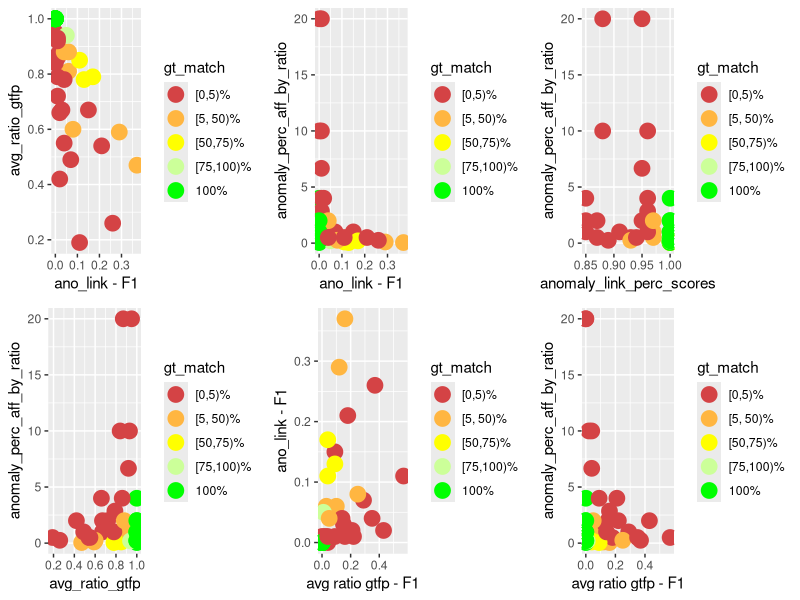
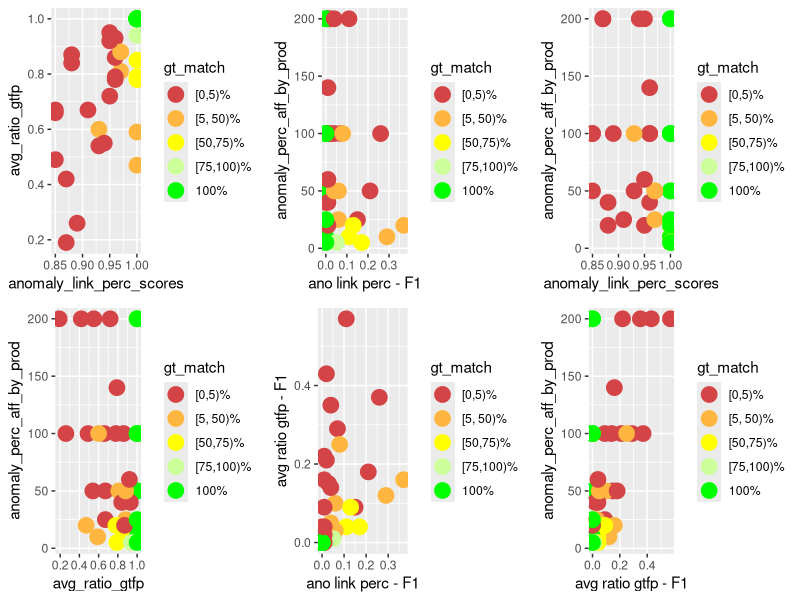
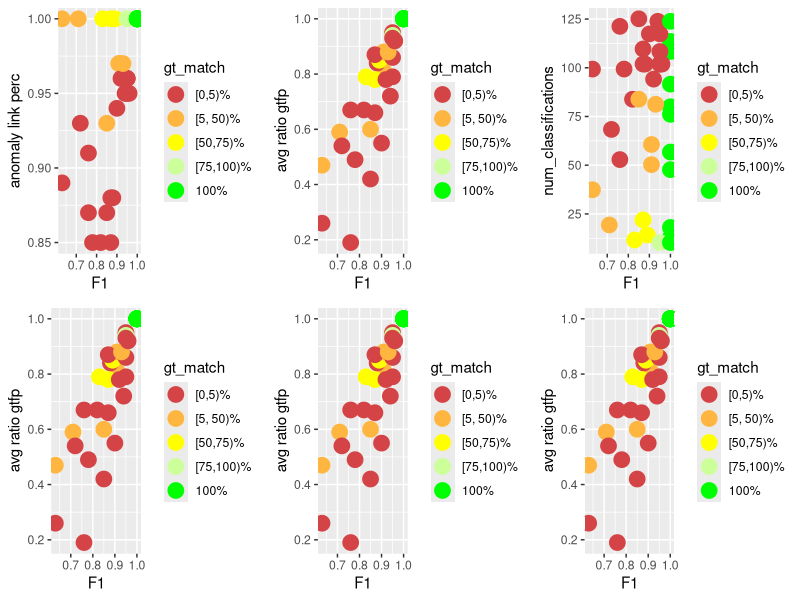
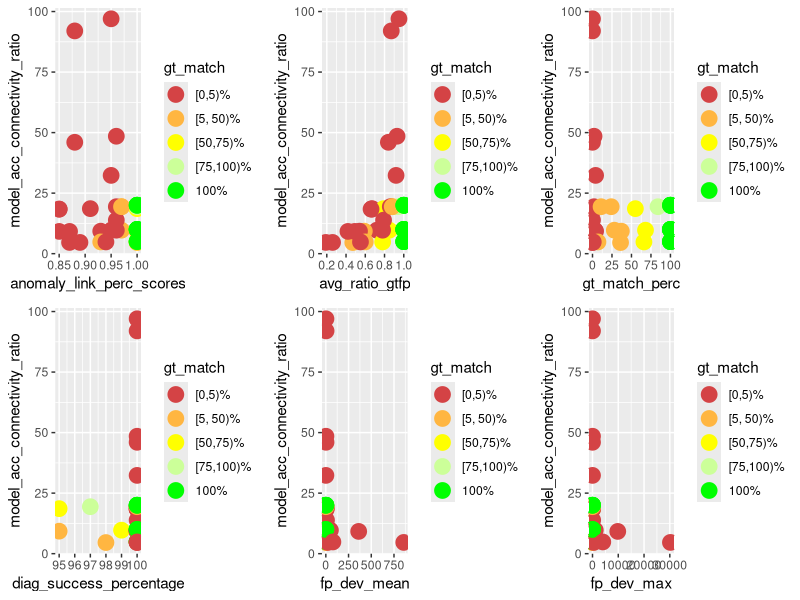
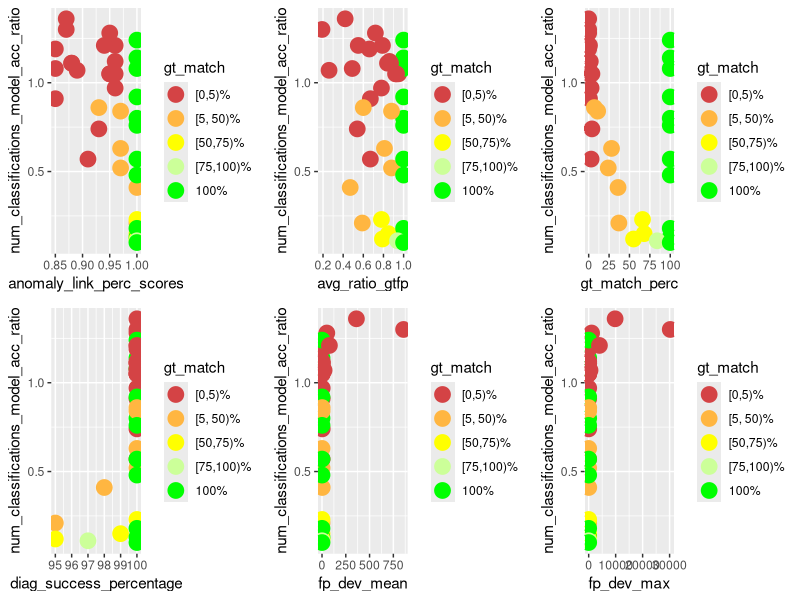
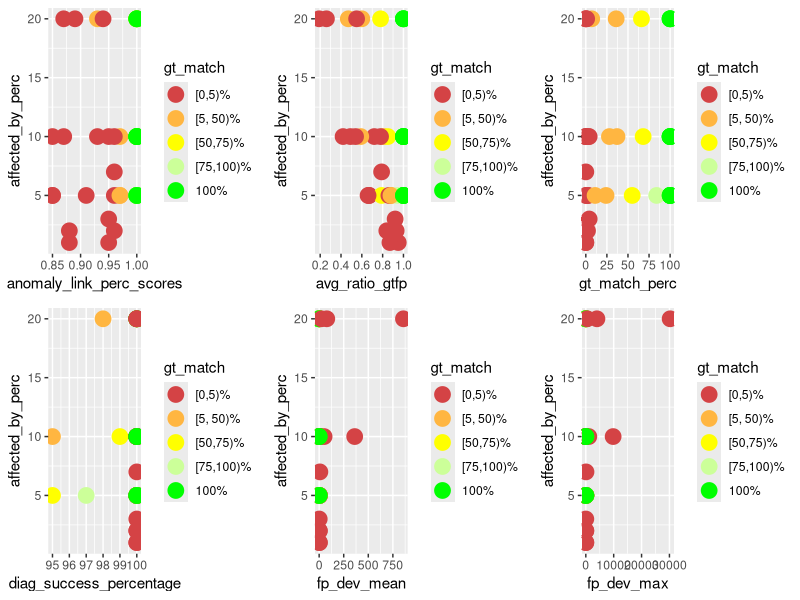
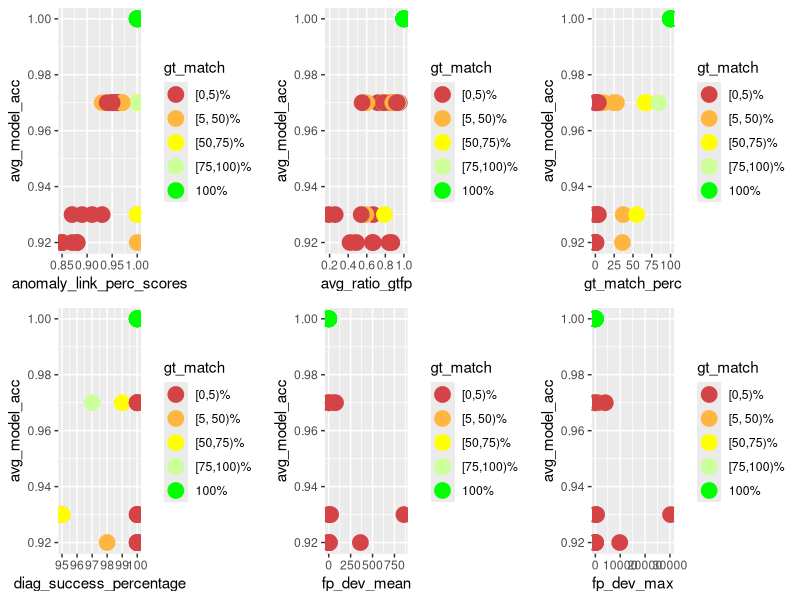
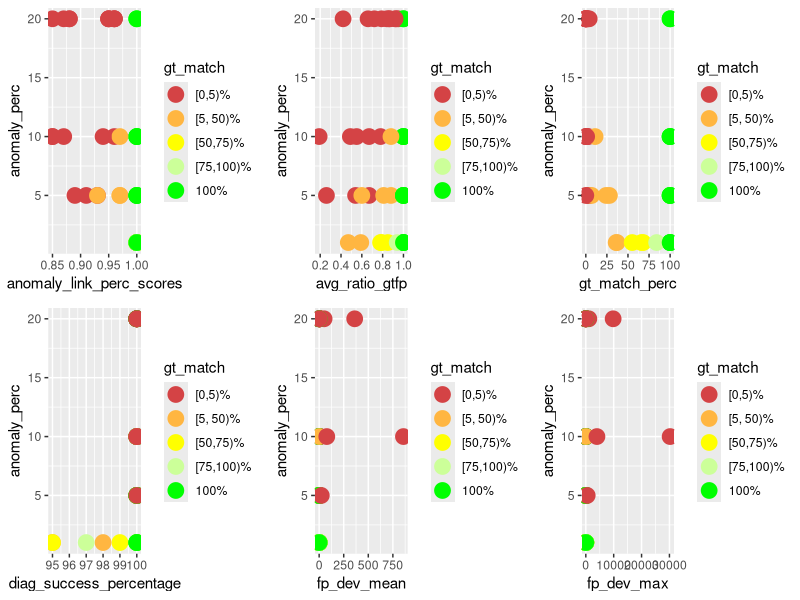

Write R code to recreate these figures, in order.
library(ggplot2)
library(gridExtra)
library(dplyr)

PT_DEF <- geom_point(size=5)
COLOR_VALS <- c("#d44345", "#ffb641", "#ffff00", "#ccff99", "#00ff00")

gen_multi_plot_six <- function(
        pp1, pp2, pp3, pp4, pp5, pp6,
        y1, y2, y3, y4, y5, y6,
        x1, x2, x3, x4, x5, x6,
        filename
    ) {
    fpp1 <- pp1 + PT_DEF + xlab(x1) + ylab(y1) + scale_color_manual(values = color_mapping)
    fpp2 <- pp2 + PT_DEF + xlab(x2) + ylab(y2) + scale_color_manual(values = color_mapping)
    fpp3 <- pp3 + PT_DEF + xlab(x3) + ylab(y3) + scale_color_manual(values = color_mapping)
    fpp4 <- pp4 + PT_DEF + xlab(x4) + ylab(y4) + scale_color_manual(values = color_mapping)
    fpp5 <- pp5 + PT_DEF + xlab(x5) + ylab(y5) + scale_color_manual(values = color_mapping)
    fpp6 <- pp6 + PT_DEF + xlab(x6) + ylab(y6) + scale_color_manual(values = color_mapping)
    combined_plot <- grid.arrange(fpp1, fpp2, fpp3, fpp4, fpp5, fpp6, ncol = 3)
    ggsave(combined_plot, file = filename, width = 12, height = 6)
}

gen_multi_plot_two <- function(
        pp1, pp2, y1, y2, x1, x2, filename
    ) {
    fpp1 <- pp1 + PT_DEF + xlab(x1) + ylab(y1) + scale_color_manual(values = color_mapping)
    fpp2 <- pp2 + PT_DEF + xlab(x2) + ylab(y2) + scale_color_manual(values = color_mapping)
    combined_plot <- grid.arrange(fpp1, fpp2, ncol = 2)
    ggsave(combined_plot, file = filename, width = 12, height = 6)
}

# actual compensation insights

input <- read.csv(
    file = "meta_analysis.csv", header = TRUE, sep = ",", check.name = FALSE
)

# instead of the percentage value factor(gt_match_perc) for which I'd need 100
# colors, I only want to color / group them into 5 groups
LABELS <- c("[0,5)%", "[5, 50)%", "[50,75)%", "[75,100)%", "100%")
color_mapping <- setNames(COLOR_VALS, LABELS)

input$gt_match <- cut(
    input$gt_match_perc,
    breaks = c(0, 5, 50, 75, 100, Inf),
    labels = LABELS,
    include.lowest = TRUE,
    right = FALSE
)

p1 <- ggplot(
    data = input, aes_string(
        x = "compensation_ano_link",
        y = "avg_ratio_gtfp",
        color = "gt_match",
        group = "gt_match"
    )
)

p2 <- ggplot(
    data = input, aes_string(
        x = "compensation_ano_link",
        y = "anomaly_perc_aff_by_ratio",
        color = "gt_match",
        group = "gt_match"
    )
)

p3 <- ggplot(
    data = input, aes_string(
        x = "anomaly_link_perc_scores",
        y = "anomaly_perc_aff_by_ratio",
        color = "gt_match",
        group = "gt_match"
    )
)

p4 <- ggplot(
    data = input, aes_string(
        x = "avg_ratio_gtfp",
        y = "anomaly_perc_aff_by_ratio",
        color = "gt_match",
        group = "gt_match"
    )
)

p5 <- ggplot(
    data = input, aes_string(
        x = "compensation_gtfp",
        y = "compensation_ano_link",
        color = "gt_match",
        group = "gt_match"
    )
)

p6 <- ggplot(
    data = input, aes_string(
        x = "compensation_gtfp",
        y = "anomaly_perc_aff_by_ratio",
        color = "gt_match",
        group = "gt_match"
    )
)

gen_multi_plot_six(
    p1, p2, p3, p4, p5, p6,
    "avg_ratio_gtfp", # y1
    "anomaly_perc_aff_by_ratio", # y2
    "anomaly_perc_aff_by_ratio", # y3
    "anomaly_perc_aff_by_ratio", # y4
    "ano_link - F1", # y5
    "anomaly_perc_aff_by_ratio", # y6
    "ano_link - F1", # x1
    "ano_link - F1", # x2
    "anomaly_link_perc_scores", # x3
    "avg_ratio_gtfp", # x4
    "avg ratio gtfp - F1", # x5
    "avg ratio gtfp - F1", # x6
    "compensation_analysis.png"
)

# same with prod #############################

p1 <- ggplot(
    data = input, aes_string(
        x = "anomaly_link_perc_scores",
        y = "avg_ratio_gtfp",
        color = "gt_match",
        group = "gt_match"
    )
)

p2 <- ggplot(
    data = input, aes_string(
        x = "compensation_ano_link",
        y = "anomaly_perc_aff_by_prod",
        color = "gt_match",
        group = "gt_match"
    )
)

p3 <- ggplot(
    data = input, aes_string(
        x = "anomaly_link_perc_scores",
        y = "anomaly_perc_aff_by_prod",
        color = "gt_match",
        group = "gt_match"
    )
)

p4 <- ggplot(
    data = input, aes_string(
        x = "avg_ratio_gtfp",
        y = "anomaly_perc_aff_by_prod",
        color = "gt_match",
        group = "gt_match"
    )
)

p5 <- ggplot(
    data = input, aes_string(
        x = "compensation_ano_link",
        y = "compensation_gtfp",
        color = "gt_match",
        group = "gt_match"
    )
)

p6 <- ggplot(
    data = input, aes_string(
        x = "compensation_gtfp",
        y = "anomaly_perc_aff_by_prod",
        color = "gt_match",
        group = "gt_match"
    )
)

gen_multi_plot_six(
    p1, p2, p3, p4, p5, p6,
    "avg_ratio_gtfp", # y1
    "anomaly_perc_aff_by_prod", # y2
    "anomaly_perc_aff_by_prod", # y3
    "anomaly_perc_aff_by_prod", # y4
    "avg ratio gtfp - F1", # y5
    "anomaly_perc_aff_by_prod", # y6
    "anomaly_link_perc_scores", # x1
    "ano link perc - F1", # x2
    "anomaly_link_perc_scores", # x3
    "avg_ratio_gtfp", # x4
    "ano link perc - F1", # x5
    "avg ratio gtfp - F1", # x6
    "compensation_analysis_prod.png"
)

##############################################

p1 <- ggplot(
    data = input, aes_string(
        x = "f1_scores",
        y = "anomaly_link_perc_scores",
        color = "gt_match",
        group = "gt_match"
    )
)

p2 <- ggplot(
    data = input, aes_string(
        x = "f1_scores",
        y = "avg_ratio_gtfp",
        color = "gt_match",
        group = "gt_match"
    )
)

p3 <- ggplot(
    data = input, aes_string(
        x = "f1_scores",
        y = "num_classifications",
        color = "gt_match",
        group = "gt_match"
    )
)

p4 <- ggplot(
    data = input, aes_string(
        x = "f1_scores",
        y = "avg_ratio_gtfp",
        color = "gt_match",
        group = "gt_match"
    )
)

p5 <- ggplot(
    data = input, aes_string(
        x = "f1_scores",
        y = "avg_ratio_gtfp",
        color = "gt_match",
        group = "gt_match"
    )
)

p6 <- ggplot(
    data = input, aes_string(
        x = "f1_scores",
        y = "avg_ratio_gtfp",
        color = "gt_match",
        group = "gt_match"
    )
)

gen_multi_plot_six(
    p1, p2, p3, p4, p5, p6,
    "anomaly link perc", # y1
    "avg ratio gtfp", # y2
    "num_classifications", # y3
    "avg ratio gtfp", # y4
    "avg ratio gtfp", # y5
    "avg ratio gtfp", # y6
    "F1", # x1
    "F1", # x2
    "F1", # x3
    "F1", # x4
    "F1", # x5
    "F1", # x6
    "f1_end_res_corr.png"
)

# model acc - connectivity - performance

p1 <- ggplot(
    data = input, aes_string(
        x = "anomaly_link_perc_scores",
        y = "model_acc_connectivity_ratio",
        color = "gt_match",
        group = "gt_match"
    )
)

p2 <- ggplot(
    data = input, aes_string(
        x = "avg_ratio_gtfp",
        y = "model_acc_connectivity_ratio",
        color = "gt_match",
        group = "gt_match"
    )
)

p3 <- ggplot(
    data = input, aes_string(
        x = "gt_match_perc",
        y = "model_acc_connectivity_ratio",
        color = "gt_match",
        group = "gt_match"
    )
)

p4 <- ggplot(
    data = input, aes_string(
        x = "diag_success_percentage",
        y = "model_acc_connectivity_ratio",
        color = "gt_match",
        group = "gt_match"
    )
)

p5 <- ggplot(
    data = input, aes_string(
        x = "fp_dev_mean",
        y = "model_acc_connectivity_ratio",
        color = "gt_match",
        group = "gt_match"
    )
)

p6 <- ggplot(
    data = input, aes_string(
        x = "fp_dev_max",
        y = "model_acc_connectivity_ratio",
        color = "gt_match",
        group = "gt_match"
    )
)

gen_multi_plot_six(
    p1, p2, p3, p4, p5, p6,
    "model_acc_connectivity_ratio", # y1
    "model_acc_connectivity_ratio", # y2
    "model_acc_connectivity_ratio", # y3
    "model_acc_connectivity_ratio", # y4
    "model_acc_connectivity_ratio", # y5
    "model_acc_connectivity_ratio", # y6
    "anomaly_link_perc_scores", # x1
    "avg_ratio_gtfp", # x2
    "gt_match_perc", # x3
    "diag_success_percentage", # x4
    "fp_dev_mean", # x5
    "fp_dev_max", # x6
    "modelacc_connectivity_performance.png"
)

# how many classifications and how acc models

p1 <- ggplot(
    data = input, aes_string(
        x = "anomaly_link_perc_scores",
        y = "num_classifications_model_acc_ratio",
        color = "gt_match",
        group = "gt_match"
    )
)

p2 <- ggplot(
    data = input, aes_string(
        x = "avg_ratio_gtfp",
        y = "num_classifications_model_acc_ratio",
        color = "gt_match",
        group = "gt_match"
    )
)

p3 <- ggplot(
    data = input, aes_string(
        x = "gt_match_perc",
        y = "num_classifications_model_acc_ratio",
        color = "gt_match",
        group = "gt_match"
    )
)

p4 <- ggplot(
    data = input, aes_string(
        x = "diag_success_percentage",
        y = "num_classifications_model_acc_ratio",
        color = "gt_match",
        group = "gt_match"
    )
)

p5 <- ggplot(
    data = input, aes_string(
        x = "fp_dev_mean",
        y = "num_classifications_model_acc_ratio",
        color = "gt_match",
        group = "gt_match"
    )
)

p6 <- ggplot(
    data = input, aes_string(
        x = "fp_dev_max",
        y = "num_classifications_model_acc_ratio",
        color = "gt_match",
        group = "gt_match"
    )
)

gen_multi_plot_six(
    p1, p2, p3, p4, p5, p6,
    "num_classifications_model_acc_ratio", # y1
    "num_classifications_model_acc_ratio", # y2
    "num_classifications_model_acc_ratio", # y3
    "num_classifications_model_acc_ratio", # y4
    "num_classifications_model_acc_ratio", # y5
    "num_classifications_model_acc_ratio", # y6
    "anomaly_link_perc_scores", # x1
    "avg_ratio_gtfp", # x2
    "gt_match_perc", # x3
    "diag_success_percentage", # x4
    "fp_dev_mean", # x5
    "fp_dev_max", # x6
    "num_classifications_model_acc.png"
)

# affected_by against perf

p1 <- ggplot(
    data = input, aes_string(
        x = "anomaly_link_perc_scores",
        y = "affected_by_perc",
        color = "gt_match",
        group = "gt_match"
    )
)

p2 <- ggplot(
    data = input, aes_string(
        x = "avg_ratio_gtfp",
        y = "affected_by_perc",
        color = "gt_match",
        group = "gt_match"
    )
)

p3 <- ggplot(
    data = input, aes_string(
        x = "gt_match_perc",
        y = "affected_by_perc",
        color = "gt_match",
        group = "gt_match"
    )
)

p4 <- ggplot(
    data = input, aes_string(
        x = "diag_success_percentage",
        y = "affected_by_perc",
        color = "gt_match",
        group = "gt_match"
    )
)

p5 <- ggplot(
    data = input, aes_string(
        x = "fp_dev_mean",
        y = "affected_by_perc",
        color = "gt_match",
        group = "gt_match"
    )
)

p6 <- ggplot(
    data = input, aes_string(
        x = "fp_dev_max",
        y = "affected_by_perc",
        color = "gt_match",
        group = "gt_match"
    )
)

gen_multi_plot_six(
    p1, p2, p3, p4, p5, p6,
    "affected_by_perc", # y1
    "affected_by_perc", # y2
    "affected_by_perc", # y3
    "affected_by_perc", # y4
    "affected_by_perc", # y5
    "affected_by_perc", # y6
    "anomaly_link_perc_scores", # x1
    "avg_ratio_gtfp", # x2
    "gt_match_perc", # x3
    "diag_success_percentage", # x4
    "fp_dev_mean", # x5
    "fp_dev_max", # x6
    "aff_by_perf.png"
)

# model_acc against perf

p1 <- ggplot(
    data = input, aes_string(
        x = "anomaly_link_perc_scores",
        y = "avg_model_acc",
        color = "gt_match",
        group = "gt_match"
    )
)

p2 <- ggplot(
    data = input, aes_string(
        x = "avg_ratio_gtfp",
        y = "avg_model_acc",
        color = "gt_match",
        group = "gt_match"
    )
)

p3 <- ggplot(
    data = input, aes_string(
        x = "gt_match_perc",
        y = "avg_model_acc",
        color = "gt_match",
        group = "gt_match"
    )
)

p4 <- ggplot(
    data = input, aes_string(
        x = "diag_success_percentage",
        y = "avg_model_acc",
        color = "gt_match",
        group = "gt_match"
    )
)

p5 <- ggplot(
    data = input, aes_string(
        x = "fp_dev_mean",
        y = "avg_model_acc",
        color = "gt_match",
        group = "gt_match"
    )
)

p6 <- ggplot(
    data = input, aes_string(
        x = "fp_dev_max",
        y = "avg_model_acc",
        color = "gt_match",
        group = "gt_match"
    )
)

gen_multi_plot_six(
    p1, p2, p3, p4, p5, p6,
    "avg_model_acc", # y1
    "avg_model_acc", # y2
    "avg_model_acc", # y3
    "avg_model_acc", # y4
    "avg_model_acc", # y5
    "avg_model_acc", # y6
    "anomaly_link_perc_scores", # x1
    "avg_ratio_gtfp", # x2
    "gt_match_perc", # x3
    "diag_success_percentage", # x4
    "fp_dev_mean", # x5
    "fp_dev_max", # x6
    "model_acc_perf.png"
)

# anomaly_perc against perf

p1 <- ggplot(
    data = input, aes_string(
        x = "anomaly_link_perc_scores",
        y = "anomaly_perc",
        color = "gt_match",
        group = "gt_match"
    )
)

p2 <- ggplot(
    data = input, aes_string(
        x = "avg_ratio_gtfp",
        y = "anomaly_perc",
        color = "gt_match",
        group = "gt_match"
    )
)

p3 <- ggplot(
    data = input, aes_string(
        x = "gt_match_perc",
        y = "anomaly_perc",
        color = "gt_match",
        group = "gt_match"
    )
)

p4 <- ggplot(
    data = input, aes_string(
        x = "diag_success_percentage",
        y = "anomaly_perc",
        color = "gt_match",
        group = "gt_match"
    )
)

p5 <- ggplot(
    data = input, aes_string(
        x = "fp_dev_mean",
        y = "anomaly_perc",
        color = "gt_match",
        group = "gt_match"
    )
)

p6 <- ggplot(
    data = input, aes_string(
        x = "fp_dev_max",
        y = "anomaly_perc",
        color = "gt_match",
        group = "gt_match"
    )
)

gen_multi_plot_six(
    p1, p2, p3, p4, p5, p6,
    "anomaly_perc", # y1
    "anomaly_perc", # y2
    "anomaly_perc", # y3
    "anomaly_perc", # y4
    "anomaly_perc", # y5
    "anomaly_perc", # y6
    "anomaly_link_perc_scores", # x1
    "avg_ratio_gtfp", # x2
    "gt_match_perc", # x3
    "diag_success_percentage", # x4
    "fp_dev_mean", # x5
    "fp_dev_max", # x6
    "anomaly_perc_perf.png"
)

# anomaly_perc - model acc ratio against perf

p1 <- ggplot(
    data = input, aes_string(
        x = "anomaly_link_perc_scores",
        y = "anomaly_perc_model_acc_ratio",
        color = "gt_match",
        group = "gt_match"
    )
)

p2 <- ggplot(
    data = input, aes_string(
        x = "avg_ratio_gtfp",
        y = "anomaly_perc_model_acc_ratio",
        color = "gt_match",
        group = "gt_match"
    )
)

p3 <- ggplot(
    data = input, aes_string(
        x = "gt_match_perc",
        y = "anomaly_perc_model_acc_ratio",
        color = "gt_match",
        group = "gt_match"
    )
)

p4 <- ggplot(
    data = input, aes_string(
        x = "diag_success_percentage",
        y = "anomaly_perc_model_acc_ratio",
        color = "gt_match",
        group = "gt_match"
    )
)

p5 <- ggplot(
    data = input, aes_string(
        x = "fp_dev_mean",
        y = "anomaly_perc_model_acc_ratio",
        color = "gt_match",
        group = "gt_match"
    )
)

p6 <- ggplot(
    data = input, aes_string(
        x = "fp_dev_max",
        y = "anomaly_perc_model_acc_ratio",
        color = "gt_match",
        group = "gt_match"
    )
)

gen_multi_plot_six(
    p1, p2, p3, p4, p5, p6,
    "anomaly_perc_model_acc_ratio", # y1
    "anomaly_perc_model_acc_ratio", # y2
    "anomaly_perc_model_acc_ratio", # y3
    "anomaly_perc_model_acc_ratio", # y4
    "anomaly_perc_model_acc_ratio", # y5
    "anomaly_perc_model_acc_ratio", # y6
    "anomaly_link_perc_scores", # x1
    "avg_ratio_gtfp", # x2
    "gt_match_perc", # x3
    "diag_success_percentage", # x4
    "fp_dev_mean", # 5
    "fp_dev_max", # x6
    "anomaly_perc_model_acc_ratio_perf.png"
)

# num classifications against perf

p1 <- ggplot(
    data = input, aes_string(
        x = "anomaly_link_perc_scores",
        y = "num_classifications",
        color = "gt_match",
        group = "gt_match"
    )
)

p2 <- ggplot(
    data = input, aes_string(
        x = "avg_ratio_gtfp",
        y = "num_classifications",
        color = "gt_match",
        group = "gt_match"
    )
)

p3 <- ggplot(
    data = input, aes_string(
        x = "gt_match_perc",
        y = "num_classifications",
        color = "gt_match",
        group = "gt_match"
    )
)

p4 <- ggplot(
    data = input, aes_string(
        x = "diag_success_percentage",
        y = "num_classifications",
        color = "gt_match",
        group = "gt_match"
    )
)

p5 <- ggplot(
    data = input, aes_string(
        x = "fp_dev_mean",
        y = "num_classifications",
        color = "gt_match",
        group = "gt_match"
    )
)

p6 <- ggplot(
    data = input, aes_string(
        x = "fp_dev_max",
        y = "num_classifications",
        color = "gt_match",
        group = "gt_match"
    )
)

gen_multi_plot_six(
    p1, p2, p3, p4, p5, p6,
    "num_classifications", # y1
    "num_classifications", # y2
    "num_classifications", # y3
    "num_classifications", # y4
    "num_classifications", # y5
    "num_classifications", # y6
    "anomaly_link_perc_scores", # x1
    "avg_ratio_gtfp", # x2
    "gt_match_perc", # x3
    "diag_success_percentage", # x4
    "fp_dev_mean", # x5
    "fp_dev_max", # x6
    "num_classifications_perf.png"
)

# num classifications - model acc -- filtered based on avg_ratio_gtfp

p1 <- ggplot(
    data = input, aes_string(
        x = "num_classifications",
        y = "avg_model_acc",
        color = "gt_match",
        group = "gt_match"
    )
)

filtered_data <- subset(input, avg_ratio_gtfp >= 0.7)

p2 <- ggplot(
    data = filtered_data,
    aes_string(
        x = "num_classifications",
        y = "avg_model_acc",
        color = "gt_match",
        group = "gt_match"
    )
)

filtered_data <- subset(input, avg_ratio_gtfp >= 0.75)

p3 <- ggplot(
    data = filtered_data,
    aes_string(
        x = "num_classifications",
        y = "avg_model_acc",
        color = "gt_match",
        group = "gt_match"
    )
)

filtered_data <- subset(input, avg_ratio_gtfp >= 0.8)

p4 <- ggplot(
    data = filtered_data,
    aes_string(
        x = "num_classifications",
        y = "avg_model_acc",
        color = "gt_match",
        group = "gt_match"
    )
)

filtered_data <- subset(input, avg_ratio_gtfp >= 0.9)

p5 <- ggplot(
    data = filtered_data,
    aes_string(
        x = "num_classifications",
        y = "avg_model_acc",
        color = "gt_match",
        group = "gt_match"
    )
)

filtered_data <- input %>%
  group_by(avg_model_acc) %>%
  filter(avg_ratio_gtfp == max(avg_ratio_gtfp))

p6 <- ggplot(
    data = filtered_data,
    aes_string(
        x = "num_classifications",
        y = "avg_model_acc",
        color = "gt_match",
        group = "gt_match"
    )
)

gen_multi_plot_six(
    p1, p2, p3, p4, p5, p6,
    "avg_model_acc", #y1
    "avg_model_acc", #y2
    "avg_model_acc", #y3
    "avg_model_acc", #y4
    "avg_model_acc", #y5
    "avg_model_acc", #y6
    "classifications", #x1
    "classifications (filt. based on avg_ratio_gtfp 70%)", #x2
    "classifications (filt. based on avg_ratio_gtfp 75%)", #x3
    "classifications (filt. based on avg_ratio_gtfp 80%)", #x4
    "classifications (filt. based on avg_ratio_gtfp 90%)", #x5
    "classifications (filt. based on max avg_ratio_gtfp)", #x6
    "model_acc_classifications.png"
)

# num classifications - model acc -- filtered based on anomaly_link_perc_scores

p1 <- ggplot(
    data = input, aes_string(
        x = "num_classifications",
        y = "avg_model_acc",
        color = "gt_match",
        group = "gt_match"
    )
)

filtered_data <- subset(input, anomaly_link_perc_scores >= 0.7)

p2 <- ggplot(
    data = filtered_data,
    aes_string(
        x = "num_classifications",
        y = "avg_model_acc",
        color = "gt_match",
        group = "gt_match"
    )
)

filtered_data <- subset(input, anomaly_link_perc_scores >= 0.75)

p3 <- ggplot(
    data = filtered_data,
    aes_string(
        x = "num_classifications",
        y = "avg_model_acc",
        color = "gt_match",
        group = "gt_match"
    )
)

filtered_data <- subset(input, anomaly_link_perc_scores >= 0.8)

p4 <- ggplot(
    data = filtered_data,
    aes_string(
        x = "num_classifications",
        y = "avg_model_acc",
        color = "gt_match",
        group = "gt_match"
    )
)

filtered_data <- subset(input, anomaly_link_perc_scores >= 0.9)

p5 <- ggplot(
    data = filtered_data,
    aes_string(
        x = "num_classifications",
        y = "avg_model_acc",
        color = "gt_match",
        group = "gt_match"
    )
)

filtered_data <- input %>%
  group_by(avg_model_acc) %>%
  filter(anomaly_link_perc_scores == max(anomaly_link_perc_scores))

p6 <- ggplot(
    data = filtered_data,
    aes_string(
        x = "num_classifications",
        y = "avg_model_acc",
        color = "gt_match",
        group = "gt_match"
    )
)

gen_multi_plot_six(
    p1, p2, p3, p4, p5, p6,
    "avg_model_acc", #y1
    "avg_model_acc", #y2
    "avg_model_acc", #y3
    "avg_model_acc", #y4
    "avg_model_acc", #y5
    "avg_model_acc", #y6
    "classifications", #x1
    "classifications (filt. based on ano_link_perc 70%)", #x2
    "classifications (filt. based on ano_link_perc 75%)", #x3
    "classifications (filt. based on ano_link_perc 80%)", #x4
    "classifications (filt. based on ano_link_perc 90%)", #x5
    "classifications (filt. based on max ano_link_perc)", #x6
    "model_acc_classifications_ano_link.png"
)

# num classifications - model acc -- filtered based on gt_match_perc

p1 <- ggplot(
    data = input, aes_string(
        x = "num_classifications",
        y = "avg_model_acc",
        color = "gt_match",
        group = "gt_match"
    )
)

filtered_data <- subset(input, gt_match_perc >= 70)

p2 <- ggplot(
    data = filtered_data,
    aes_string(
        x = "num_classifications",
        y = "avg_model_acc",
        color = "gt_match",
        group = "gt_match"
    )
)

filtered_data <- subset(input, gt_match_perc >= 75)

p3 <- ggplot(
    data = filtered_data,
    aes_string(
        x = "num_classifications",
        y = "avg_model_acc",
        color = "gt_match",
        group = "gt_match"
    )
)

filtered_data <- subset(input, gt_match_perc >= 80)

p4 <- ggplot(
    data = filtered_data,
    aes_string(
        x = "num_classifications",
        y = "avg_model_acc",
        color = "gt_match",
        group = "gt_match"
    )
)

filtered_data <- subset(input, gt_match_perc >= 90)

p5 <- ggplot(
    data = filtered_data,
    aes_string(
        x = "num_classifications",
        y = "avg_model_acc",
        color = "gt_match",
        group = "gt_match"
    )
)

filtered_data <- input %>%
  group_by(avg_model_acc) %>%
  filter(gt_match_perc == max(gt_match_perc))

p6 <- ggplot(
    data = filtered_data,
    aes_string(
        x = "num_classifications",
        y = "avg_model_acc",
        color = "gt_match",
        group = "gt_match"
    )
)

gen_multi_plot_six(
    p1, p2, p3, p4, p5, p6,
    "avg_model_acc", #y1
    "avg_model_acc", #y2
    "avg_model_acc", #y3
    "avg_model_acc", #y4
    "avg_model_acc", #y5
    "avg_model_acc", #y6
    "classifications", #x1
    "classifications (filt. based on gt_match_perc 70%)", #x2
    "classifications (filt. based on gt_match_perc 75%)", #x3
    "classifications (filt. based on gt_match_perc 80%)", #x4
    "classifications (filt. based on gt_match_perc 90%)", #x5
    "classifications (filt. based on max gt_match_perc)", #x6
    "model_acc_classifications_gt_match_perc.png"
)

# correlation affected-by and fault path len / num fault paths

p1 <- ggplot(
    data = input, aes_string(
        x = "avg_num_fault_paths",
        y = "affected_by_perc",
        color = "gt_match",
        group = "gt_match"
    )
)

p2 <- ggplot(
    data = input, aes_string(
        x = "avg_fault_path_len",
        y = "avg_num_fault_paths",
        color = "gt_match",
        group = "gt_match"
    )
)

p3 <- ggplot(
    data = input, aes_string(
        x = "avg_num_fault_paths",
        y = "anomaly_perc",
        color = "gt_match",
        group = "gt_match"
    )
)

p4 <- ggplot(
    data = input, aes_string(
        x = "avg_fault_path_len",
        y = "anomaly_perc",
        color = "gt_match",
        group = "gt_match"
    )
)

p5 <- ggplot(
    data = input, aes_string(
        x = "avg_num_fault_paths",
        y = "anomaly_perc_aff_by_prod",
        color = "gt_match",
        group = "gt_match"
    )
)

p6 <- ggplot(
    data = input, aes_string(
        x = "avg_fault_path_len",
        y = "anomaly_perc_aff_by_prod",
        color = "gt_match",
        group = "gt_match"
    )
)

gen_multi_plot_six(
    p1, p2, p3, p4, p5, p6,
    "affected_by_perc", # y1
    "avg_num_fault_paths", # y2
    "anomaly_perc", # y3
    "anomaly_perc", # y4
    "anomaly_perc_aff_by_prod", # y5
    "anomaly_perc_aff_by_prod", # y6
    "avg_num_fault_paths", # x1
    "avg_fault_path_len", # x2
    "avg_num_fault_paths", # x3
    "avg_fault_path_len", # x4
    "avg_num_fault_paths", # x5
    "avg_fault_path_len", # x6
    "correlation_anomaly_perc_aff_by_prod_fault_paths.png"
)

# correlation (median + mean) runtime and fault path len / num fault paths

p1 <- ggplot(
    data = input, aes_string(
        x = "avg_num_fault_paths",
        y = "`avg_runtime (s)`",
        color = "gt_match",
        group = "gt_match"
    )
)

p2 <- ggplot(
    data = input, aes_string(
        x = "avg_fault_path_len",
        y = "`avg_runtime (s)`",
        color = "gt_match",
        group = "gt_match"
    )
)

p3 <- ggplot(
    data = input, aes_string(
        x = "avg_num_fault_paths",
        y = "`median_runtime (s)`",
        color = "gt_match",
        group = "gt_match"
    )
)

p4 <- ggplot(
    data = input, aes_string(
        x = "avg_fault_path_len",
        y = "`median_runtime (s)`",
        color = "gt_match",
        group = "gt_match"
    )
)

p5 <- ggplot(
    data = input, aes_string(
        x = "median_fault_path_len",
        y = "`median_runtime (s)`",
        color = "gt_match",
        group = "gt_match"
    )
)

p6 <- ggplot(
    data = input, aes_string(
        x = "median_num_fault_paths",
        y = "`median_runtime (s)`",
        color = "gt_match",
        group = "gt_match"
    )
)

gen_multi_plot_six(
    p1, p2, p3, p4, p5, p6,
    "`avg_runtime (s)`", # y1
    "`avg_runtime (s)`", # y2
    "`median_runtime (s)`", # y3
    "`median_runtime (s)`", # y4
    "`median_runtime (s)`", # y5
    "`median_runtime (s)`", # y6
    "avg_num_fault_paths", # x1
    "avg_fault_path_len", # x2
    "avg_num_fault_paths", # x3
    "avg_fault_path_len", # x4
    "median_fault_path_len", # x5
    "median_num_fault_paths", # x6
    "correlation_runtime_fault_paths.png"
)

# correlation (median + mean + max) runtime and sum of (mean + max) fp + fp dev

p1 <- ggplot(
    data = input, aes_string(
        x = "sum_of_avg_fault_paths_and_dev",
        y = "`avg_runtime (s)`",
        color = "gt_match",
        group = "gt_match"
    )
)

p2 <- ggplot(
    data = input, aes_string(
        x = "sum_of_max_fault_paths_and_dev",
        y = "`max_runtime (s)`",
        color = "gt_match",
        group = "gt_match"
    )
)

p3 <- ggplot(
    data = input, aes_string(
        x = "sum_of_avg_fault_paths_and_dev",
        y = "`median_runtime (s)`",
        color = "gt_match",
        group = "gt_match"
    )
)

p4 <- ggplot(
    data = input, aes_string(
        x = "sum_of_avg_fault_paths_and_dev",
        y = "`max_runtime (s)`",
        color = "gt_match",
        group = "gt_match"
    )
)

p5 <- ggplot(
    data = input, aes_string(
        x = "sum_of_max_fault_paths_and_dev",
        y = "`avg_runtime (s)`",
        color = "gt_match",
        group = "gt_match"
    )
)

p6 <- ggplot(
    data = input, aes_string(
        x = "sum_of_max_fault_paths_and_dev",
        y = "`median_runtime (s)`",
        color = "gt_match",
        group = "gt_match"
    )
)

gen_multi_plot_six(
    p1, p2, p3, p4, p5, p6,
    "`avg_runtime (s)`", # y1
    "`max_runtime (s)`", # y2
    "`median_runtime (s)`", # y3
    "`max_runtime (s)`", # y4
    "`avg_runtime (s)`", # y5
    "`median_runtime (s)`", # y6
    "sum_of_avg_fault_paths_and_dev", # x1
    "sum_of_max_fault_paths_and_dev", # x2
    "sum_of_avg_fault_paths_and_dev", # x3
    "sum_of_avg_fault_paths_and_dev", # x4
    "sum_of_max_fault_paths_and_dev", # x5
    "sum_of_max_fault_paths_and_dev", # x6
    "correlation_runtime_fault_paths_sum.png"
)

# correlation alpha, beta, gamma vs. FPs

p1 <- ggplot(
    data = input, aes_string(
        x = "avg_fp",
        y = "anomaly_perc",
        color = "gt_match",
        group = "gt_match"
    )
)

p2 <- ggplot(
    data = input, aes_string(
        x = "avg_fp",
        y = "affected_by_perc",
        color = "gt_match",
        group = "gt_match"
    )
)

p3 <- ggplot(
    data = input, aes_string(
        x = "avg_fp",
        y = "avg_model_acc",
        color = "gt_match",
        group = "gt_match"
    )
)

p4 <- ggplot(
    data = input, aes_string(
        x = "avg_fp",
        y = "anomaly_perc_aff_by_model_acc_aggregation",
        color = "gt_match",
        group = "gt_match"
    )
)

filtered_data <- subset(input, avg_model_acc < 1)

p5 <- ggplot(
    data = filtered_data, aes_string(
        x = "avg_fp",
        y = "anomaly_perc_aff_by_model_acc_aggregation",
        color = "gt_match",
        group = "gt_match"
    )
)

p6 <- ggplot(
    data = input, aes_string(
        x = "avg_fp",
        y = "num_classifications_model_acc_ratio",
        color = "gt_match",
        group = "gt_match"
    )
)

gen_multi_plot_six(
    p1, p2, p3, p4, p5, p6,
    "anomaly_perc", # y1
    "affected_by_perc", # y2
    "avg_model_acc", # y3
    "anomaly_perc_aff_by_model_acc_aggregation", # y4
    "anomaly_perc_aff_by_model_acc_aggregation", # y5
    "num_classifications_model_acc_ratio", # y6
    "avg_fp", # x1
    "avg_fp", # x2
    "avg_fp", # x3
    "avg_fp", # x4
    "avg_fp (filtered out 100% acc models)", # x5
    "avg_fp", # x6
    "anomaly_perc_aff_by_model_acc_aggregation.png"
)

# correlation alpha, beta, gamma vs. FNs

p1 <- ggplot(
    data = input, aes_string(
        x = "avg_fn",
        y = "anomaly_perc",
        color = "gt_match",
        group = "gt_match"
    )
)

p2 <- ggplot(
    data = input, aes_string(
        x = "avg_fn",
        y = "affected_by_perc",
        color = "gt_match",
        group = "gt_match"
    )
)

p3 <- ggplot(
    data = input, aes_string(
        x = "avg_fn",
        y = "avg_model_acc",
        color = "gt_match",
        group = "gt_match"
    )
)

p4 <- ggplot(
    data = input, aes_string(
        x = "avg_fn",
        y = "anomaly_perc_model_acc_aggregation",
        color = "gt_match",
        group = "gt_match"
    )
)

filtered_data <- subset(input, avg_model_acc < 1)

p5 <- ggplot(
    data = filtered_data, aes_string(
        x = "avg_fn",
        y = "anomaly_perc_model_acc_aggregation",
        color = "gt_match",
        group = "gt_match"
    )
)

p6 <- ggplot(
    data = input, aes_string(
        x = "avg_fn",
        y = "num_classifications_model_acc_ratio",
        color = "gt_match",
        group = "gt_match"
    )
)

gen_multi_plot_six(
    p1, p2, p3, p4, p5, p6,
    "anomaly_perc", # y1
    "affected_by_perc", # y2
    "avg_model_acc", # y3
    "anomaly_perc_model_acc_aggregation", # y4
    "anomaly_perc_model_acc_aggregation", # y5
    "num_classifications_model_acc_ratio", # y6
    "avg_fn", # x1
    "avg_fn", # x2
    "avg_fn", # x3
    "avg_fn", # x4
    "avg_fn (filtered out 100% acc models)", # x5
    "avg_fn", # x6
    "anomaly_perc_aff_by_model_acc_aggregation_fn.png"
)

# correlation missed anomalies vs. performance

p1 <- ggplot(
    data = input, aes_string(
        x = "all_missed_anomalies",
        y = "anomaly_link_perc_scores",
        color = "gt_match",
        group = "gt_match"
    )
)

p2 <- ggplot(
    data = input, aes_string(
        x = "missed_anomalies_unclassified",
        y = "anomaly_link_perc_scores",
        color = "gt_match",
        group = "gt_match"
    )
)

p3 <- ggplot(
    data = input, aes_string(
        x = "miss_due_to_class_iss",
        y = "anomaly_link_perc_scores",
        color = "gt_match",
        group = "gt_match"
    )
)

p4 <- ggplot(
    data = input, aes_string(
        x = "all_missed_anomalies",
        y = "avg_ratio_gtfp",
        color = "gt_match",
        group = "gt_match"
    )
)

p5 <- ggplot(
    data = input, aes_string(
        x = "missed_anomalies_unclassified",
        y = "avg_ratio_gtfp",
        color = "gt_match",
        group = "gt_match"
    )
)

p6 <- ggplot(
    data = input, aes_string(
        x = "miss_due_to_class_iss",
        y = "avg_ratio_gtfp",
        color = "gt_match",
        group = "gt_match"
    )
)

gen_multi_plot_six(
    p1, p2, p3, p4, p5, p6,
    "anomaly_link_perc_scores", # y1
    "anomaly_link_perc_scores", # y2
    "anomaly_link_perc_scores", # y3
    "avg_ratio_gtfp", # y4
    "avg_ratio_gtfp", # y5
    "avg_ratio_gtfp", # y6
    "all_missed_anomalies", # x1
    "missed_anomalies_unclassified", # x2
    "miss_due_to_class_iss", # x3
    "all_missed_anomalies", # x4
    "missed_anomalies_unclassified", # x5
    "miss_due_to_class_iss", # x6
    "correlation_missed_anomalies_perf.png"
)
